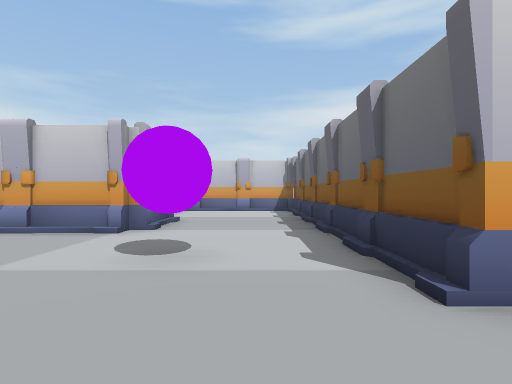
[1] (above)

24 first-person views from a walk through a Unity game level. The camera is 1.5 m above the floor, looks level and sees 80° across. Doors are open. The floor is counted in squares, 2 m on a side. Each view is taken from the middle of a square. On the plan, view 1 faces up. The plan holds only what a view shows up to about 10 squares ahead; the rest is blank. The place goes on beyond the plan. Some animated figures are left out.

[2]
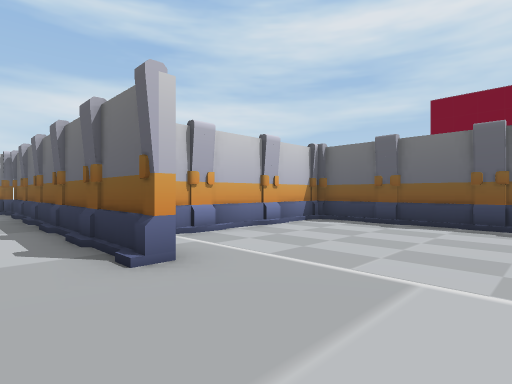

[3]
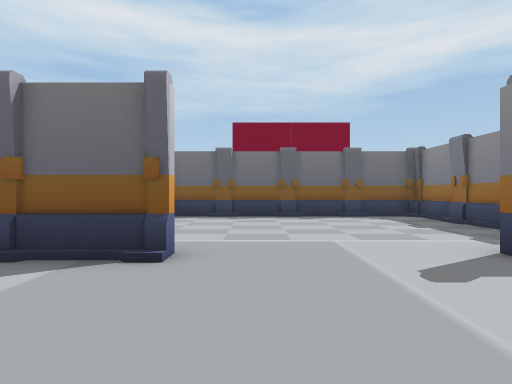

[4]
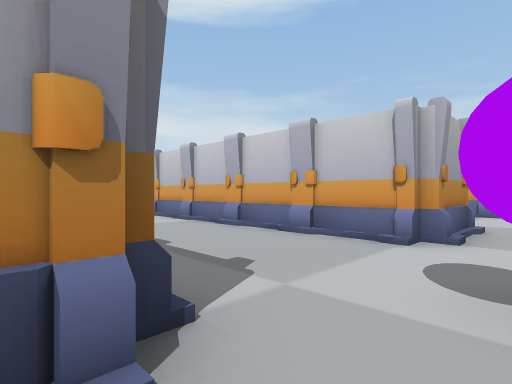

[5]
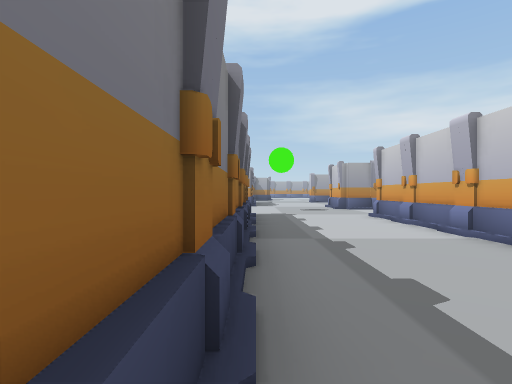

[6]
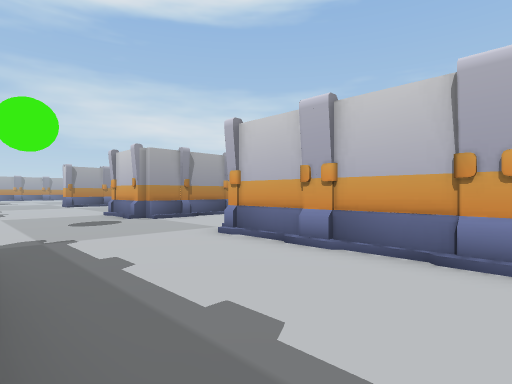

[7]
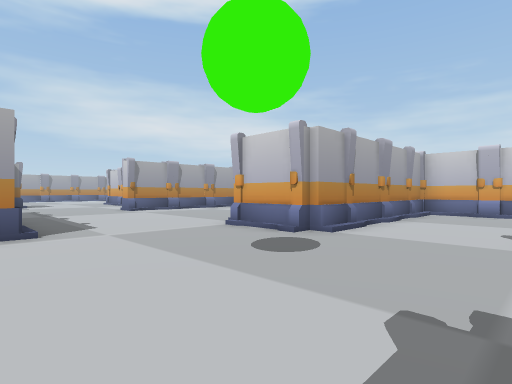

[8]
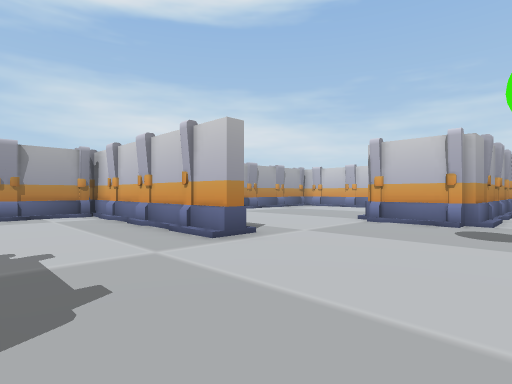

[9]
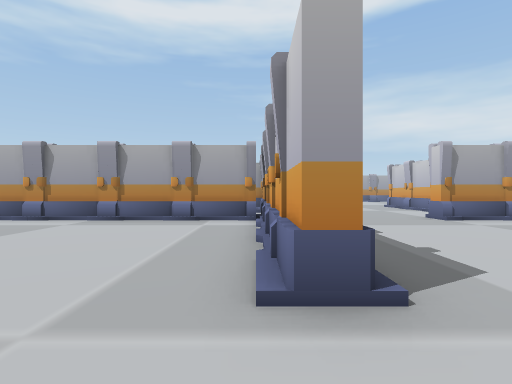

[10]
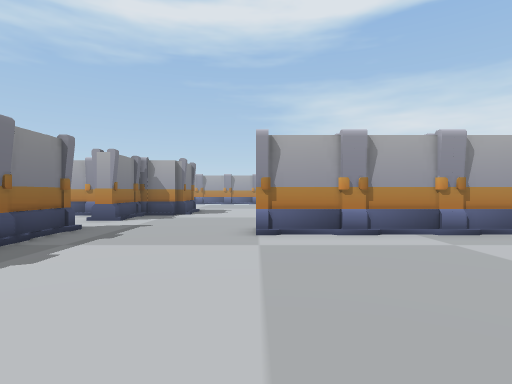

[11]
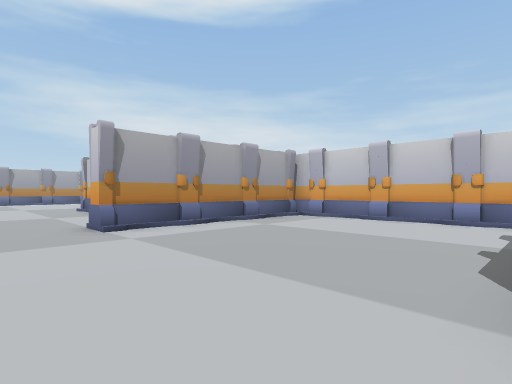

[12]
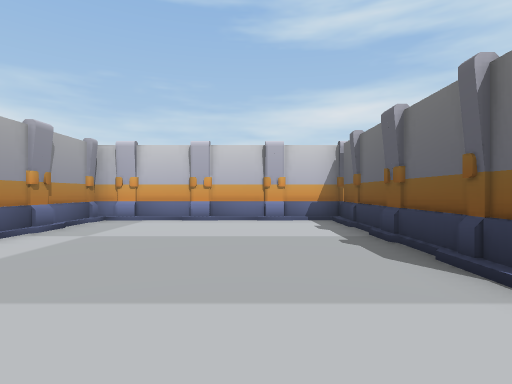

[13]
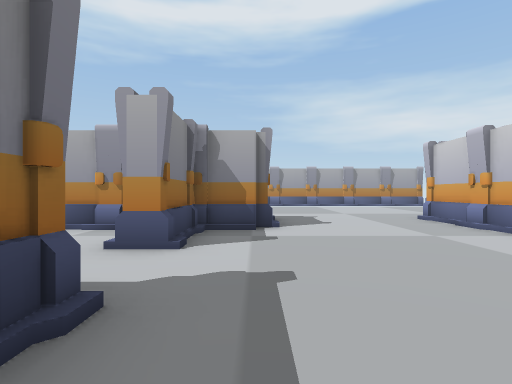

[14]
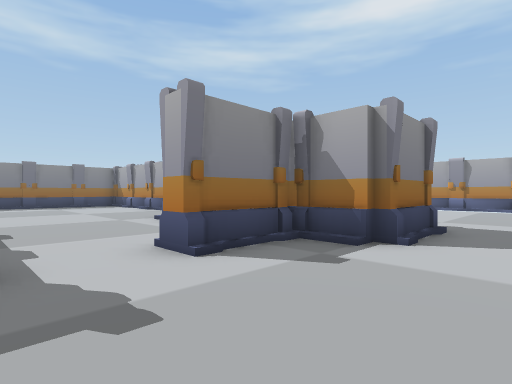

[15]
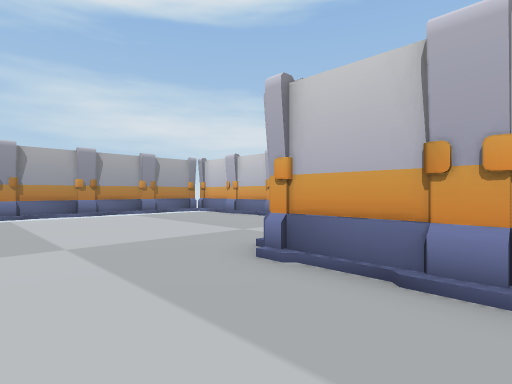

[16]
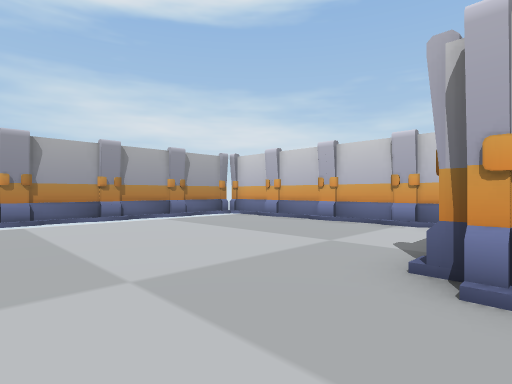

[17]
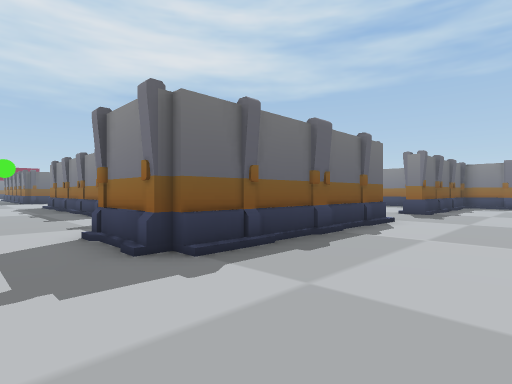

[18]
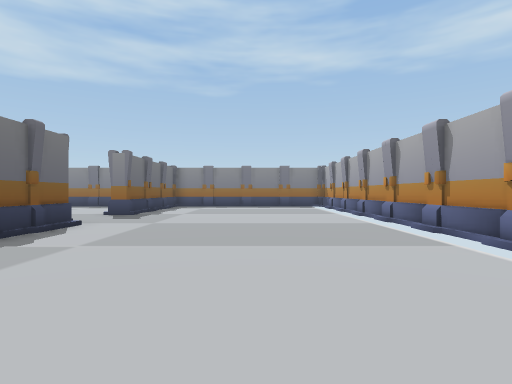

[19]
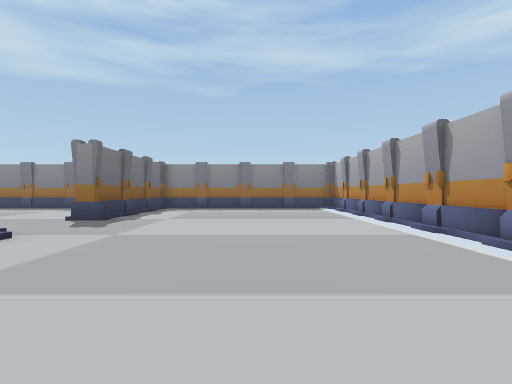

[20]
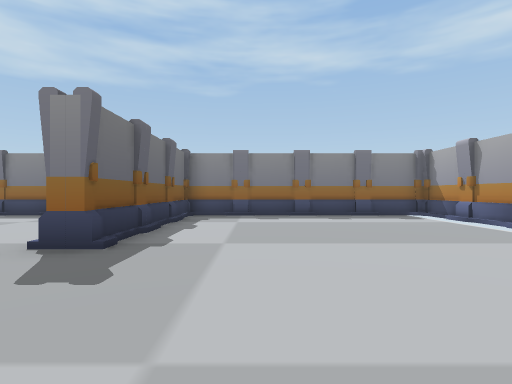

[21]
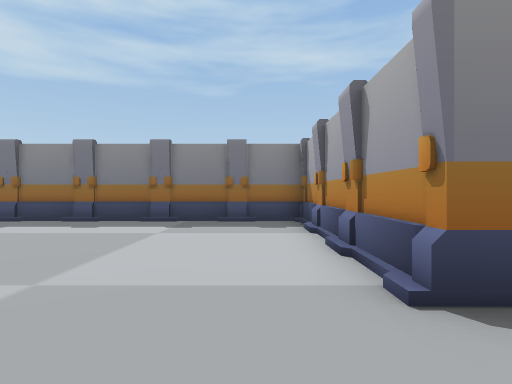

[22]
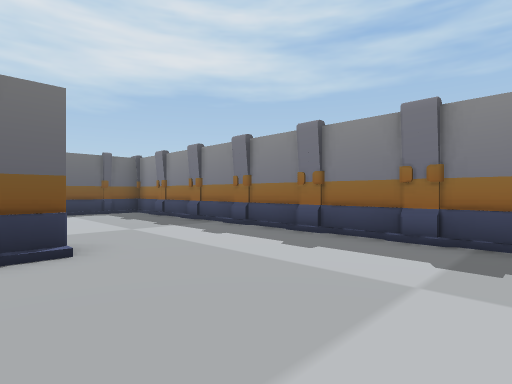

[23]
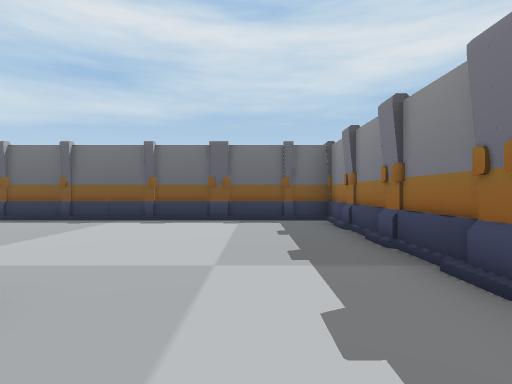

[24]
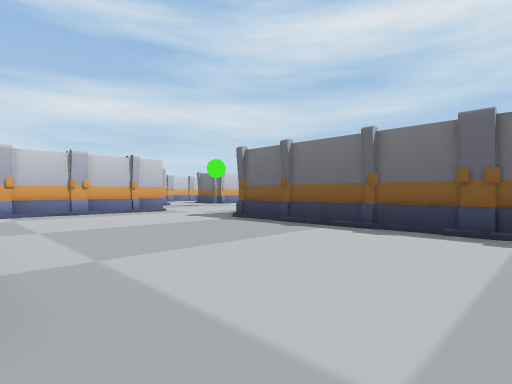

### Floor plan
Key: @ floor where view 1 was taken; # wall or solid block; . main floor; : floor 0.25 m higher than the main floor; / step, stairs or slope; D open door; = window, fence, low wall or low ledge; O other object.
Columns run from 40 left of view 1 to 8 right of it. Each row starts with its distance up from view 1.
 13  ######       #############          #
 12  ......       #./////.##.//          //
 11 #......       #/...../##/..          ..  .#
 10 #......       #/...../##/..           ....#
  9 #......       #/...../##/..           ....#
  8 #....../###   #/...../##/..          #....#
  7 #............ #/...../##/..          #....#
  6 #.............#/...../##/../##########....#
  5    .......................................#
  4   .....................................O.########
  3   ...../##.............................O.=......#
  2  ....../####DDD#######......//////////...#......#
  1  ....../##:/DDD.//////...../##########/.........#
  0 #....../##/...#/..........             .@.......#
 -1 #....../##/...#/..........              ........#
 -2 #....../# /...#/..........                #.....#
 -3 #....../# /...#/...../#                    .....#
 -4 #.............#/...../#                     #####
 -5 #.............#/...../#
 -6 #......//.....#/...../#
 -7 #......#/.....#/...../#
 -8 #......#/.....#/...../#
 -9 #......#/............/#
-10 #......#/............/#
-11 #......#/............/#
-12 #######################

Positions as (right, up) in squares from view 1, and headings:
1: (0, 0), facing up
2: (0, -1), facing up-right
3: (-2, 1), facing right
4: (-1, 1), facing up-left
5: (-3, 2), facing left
6: (-8, 2), facing up-left
7: (-13, 1), facing up-left
8: (-15, -2), facing up-left
9: (-17, 1), facing left
10: (-19, 6), facing left
11: (-19, 4), facing up-left
12: (-21, 4), facing up
13: (-24, 3), facing left
14: (-26, 5), facing down-left
15: (-30, 5), facing up-left
16: (-32, 5), facing up-left
17: (-36, 5), facing down-right
18: (-37, 4), facing down
19: (-37, 2), facing down
20: (-35, -2), facing down
21: (-31, -4), facing down
22: (-30, -7), facing down-right
23: (-27, -10), facing right
24: (-25, -10), facing up-right
